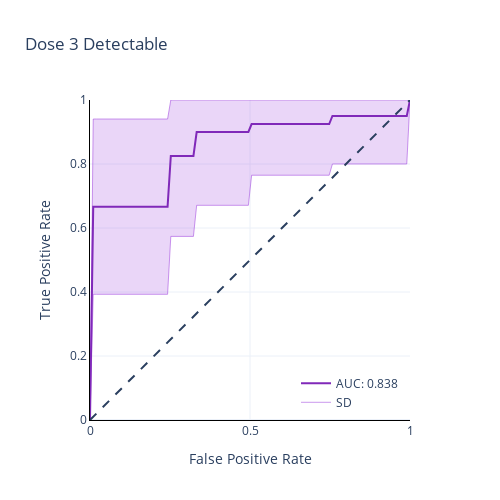

The code cell stored with this chart in its notebook:
### Code cell
c_line      = 'rgba( 152,52, 219, 0.5)'
c_fill      = 'rgba( 152,52, 219, 0.2)'
c_line_main = 'rgba( 128,41, 185, 1.0)'
c_grid      = 'rgba( 195,189, 199, 0.5)'

fig4 = go.Figure([
    go.Scatter(
        x          = fpr_mean,
        y          = tpr_upper_d3_d,
        line       = dict(color=c_line, width=1),
        hoverinfo  = "skip",
        showlegend = True,
        name       = 'SD'),
    go.Scatter(
        x          = fpr_mean,
        y          = tpr_lower_d3_d,
        fill       = 'tonexty',
        fillcolor  = c_fill,
        line       = dict(color=c_line, width=1),
        hoverinfo  = "skip",
        showlegend = False,
        name       = 'lower'),
    go.Scatter(
        x          = fpr_mean,
        y          = tpr_mean_d3_d,
        line       = dict(color=c_line_main, width=2),
        hoverinfo  = "skip",
        showlegend = True,
        name       = 'AUC: 0.838')
]
)
fig4.add_shape(
    type ='line', 
    line =dict(dash='dash'),
    x0=0, x1=1, y0=0, y1=1
)
fig4.update_layout(
    template    = 'plotly_white', 
    title_x     = 0.5,
    title = "Dose 3 Detectable",
    xaxis_title = "False Positive Rate",
    yaxis_title = "True Positive Rate",
    width       = 500,
    height      = 500,
    legend      = dict(
        yanchor="bottom", 
        xanchor="right", 
        x=0.95,
        y=0.01,
    )
)
fig4.update_yaxes(
    range       = [0, 1],
    scaleanchor = "x", 
    scaleratio  = 1,
    linecolor   = 'black')
fig4.update_xaxes(
    range       = [0, 1],
    constrain   = 'domain',
    linecolor   = 'black')
fig4.write_image("fig_ml_D.svg")
fig4
